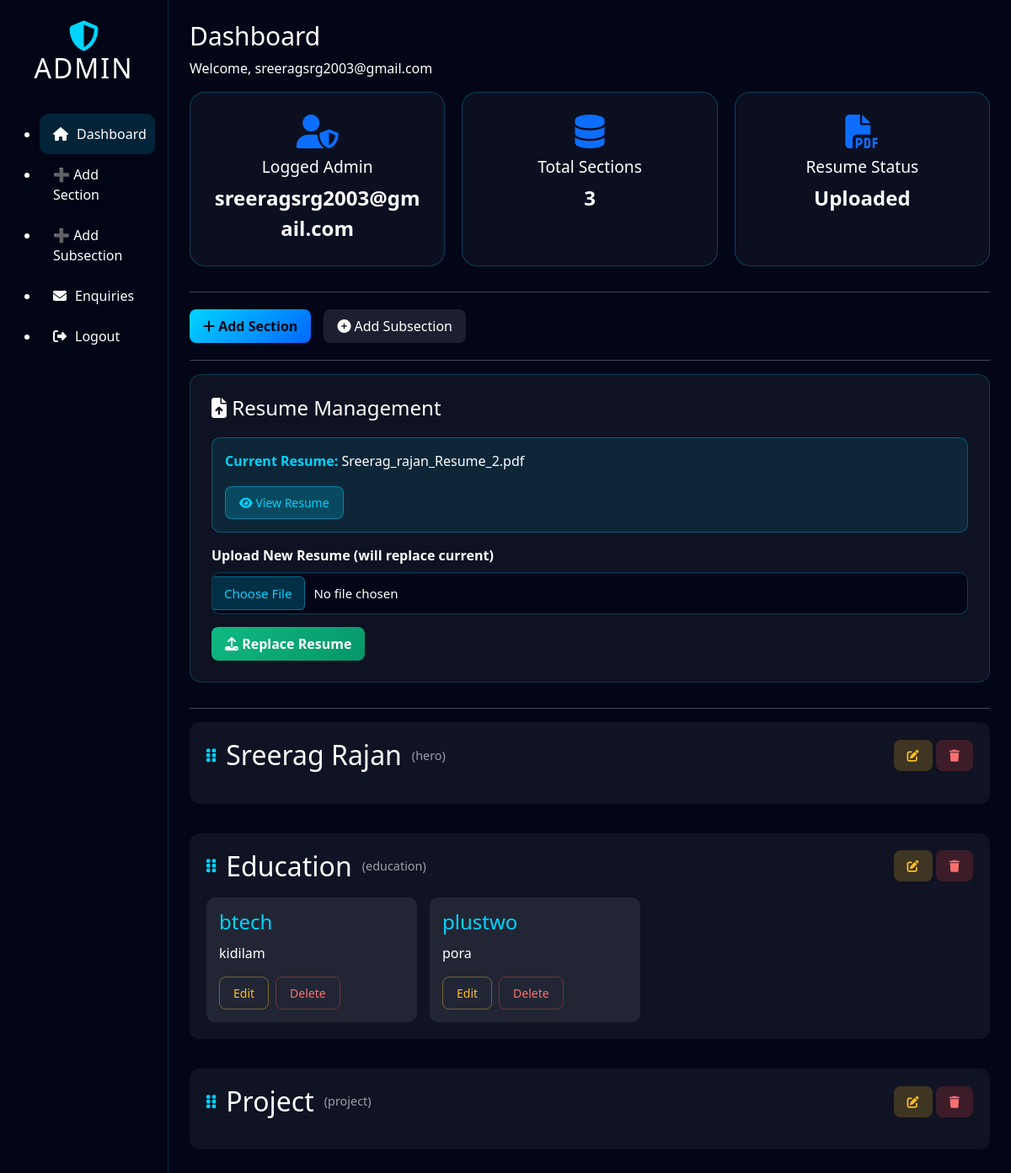
The page /admin/dashboard (signed in) on the database as committed earlier.
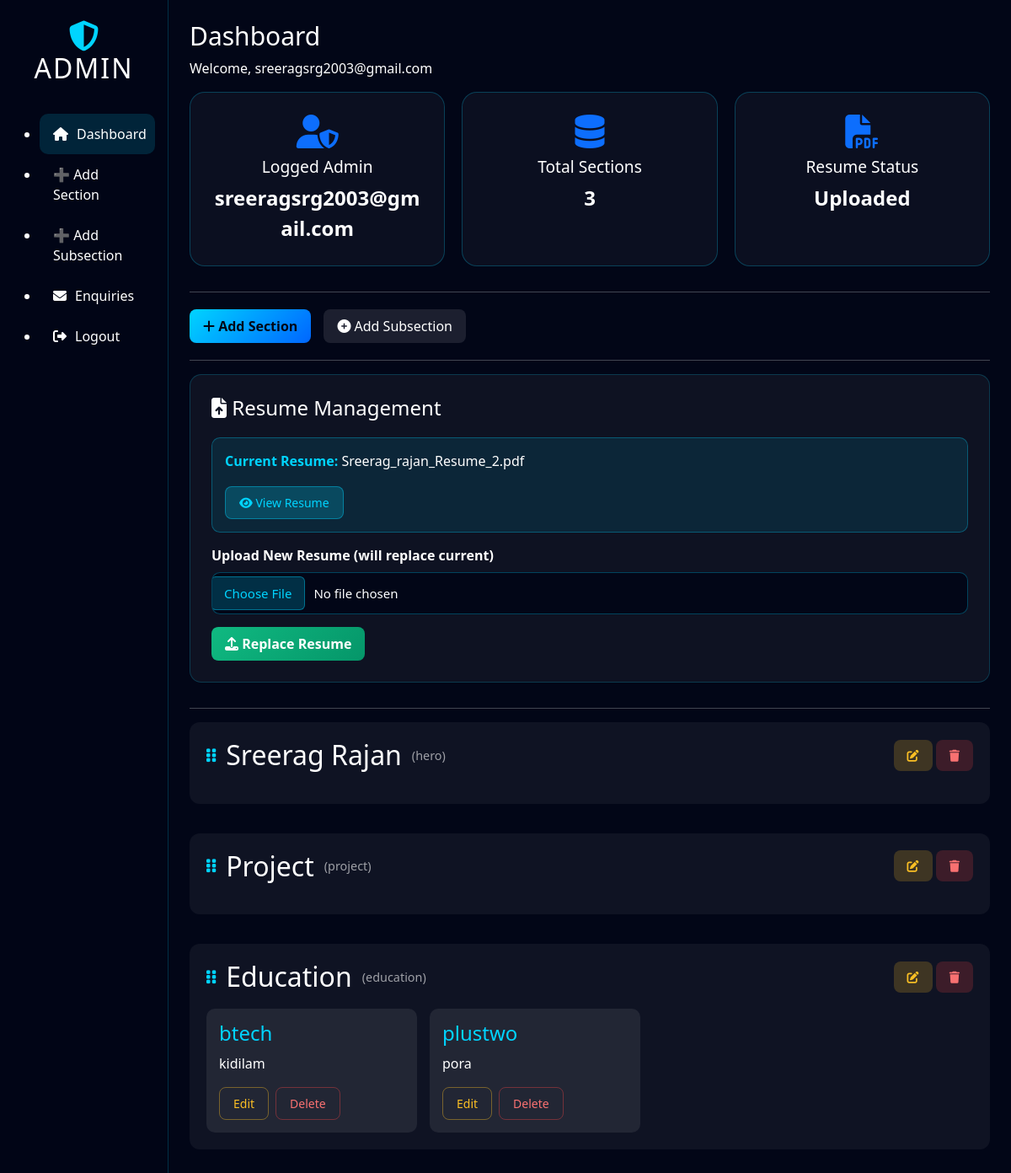
The same page on the database as committed later.
### models.py (models this page shows)
class Resume(db.Model):
    __tablename__ = "resume"
    id = db.Column(db.Integer, primary_key=True)
    filename = db.Column(db.String(255), nullable=False)

class SectionHead(db.Model):
    __tablename__ = "section_head"
    id = db.Column(db.Integer, primary_key=True)
    section_name = db.Column(db.String(100), unique=True, nullable=False)
    section_title = db.Column(db.String(200), nullable=False)
    section_description = db.Column(db.Text)
    display_order = db.Column(db.Integer, default=0)
    items = db.relationship("SectionBody", backref="section", cascade="all, delete",
                            order_by="SectionBody.item_order")

class SectionBody(db.Model):
    __tablename__ = "section_body"
    id = db.Column(db.Integer, primary_key=True)
    section_id = db.Column(db.Integer, db.ForeignKey("section_head.id"), nullable=False)
    content_key = db.Column(db.String(100), nullable=False)
    content_value = db.Column(db.Text, nullable=False)
    group_id = db.Column(db.Integer, default=0)
    item_order = db.Column(db.Integer, default=0)

### admin/routes.py (the view)
@admin_bp.route("/dashboard")
@login_required
def dashboard():
    sections = SectionHead.query.order_by(SectionHead.display_order).all()
    resume = Resume.query.first()
    return render_template(
        "admin_dashboard.html",
        sections=sections,
        resume=resume
    )

### admin/routes.py (called while the page is built)
def login_required(f):
    from functools import wraps
    @wraps(f)
    def wrapper(*args, **kwargs):
        if "admin_id" not in session:
            return redirect(url_for("admin.login"))
        return f(*args, **kwargs)
    return wrapper

### templates/admin_dashboard.html (shortened to what this page needs)
{% extends "admin_layout.html" %}
{% set active = "dashboard" %}
{% set page_title = "Dashboard" %}
{% block content %}
<div class="dashboard-cards">
    <div class="card">
        <i class="fas fa-user-shield text-primary"></i>
        <h3>Logged Admin</h3>
        <p>{{ session['admin_username'] }}</p>
    </div>
    <div class="card">
        <i class="fas fa-database text-primary"></i>
        <h3>Total Sections</h3>
        <p>{{ sections|length }}</p>
    </div>
    <div class="card">
        <i class="fas fa-file-pdf text-primary"></i>
        <h3>Resume Status</h3>
        <p>{% if resume %}Uploaded{% else %}Not Uploaded{% endif %}</p>
    </div>
</div>
<hr>
<div class="action-buttons">
    <a class="btn btn-primary" href="{{ url_for('admin.add_section_head') }}">
        <i class="fas fa-plus"></i> Add Section
    </a>
    <a class="btn btn-secondary" href="{{ url_for('admin.add_subsection') }}">
        <i class="fas fa-plus-circle"></i> Add Subsection
    </a>
</div>
<hr>
<div class="resume-upload-section">
    <h3>
        <i class="fas fa-file-upload"></i> Resume Management
    </h3>
    {% if resume %}
    <div class="current-resume">
        <p>
            <strong>Current Resume:</strong> {{ resume.filename }}
        </p>
        <a href="{{ url_for('static', filename='uploads/resume/' + resume.filename) }}"
           target="_blank"
           class="btn btn-sm btn-info mt-2">
            <i class="fas fa-eye"></i> View Resume
        </a>
    </div>
    {% else %}
    <div class="alert alert-warning">
        <i class="fas fa-exclamation-triangle"></i> No resume uploaded yet.
    </div>
    {% endif %}
    <form method="POST"
          action="{{ url_for('admin.upload_resume') }}"
          enctype="multipart/form-data"
          style="margin-top: 15px;">
        <div class="form-group" style="margin-bottom: 15px;">
            <label style="color: white; margin-bottom: 8px; display: block;">
                {% if resume %}Upload New Resume (will replace current){% else %}Upload Resume{% endif %}
            </label>
            <input type="file"
                   name="resume"
                   accept=".pdf"
                   required
                   class="form-control"
                   style="background: rgba(2,6,23,0.9); color: white; border: 1px solid rgba(0,212,255,0.3); border-radius: 10px; padding: 10px;">
        </div>
        <button type="submit" class="btn btn-success">
            <i class="fas fa-upload"></i> {% if resume %}Replace Resume{% else %}Upload Resume{% endif %}
        </button>
    </form>
</div>
<hr>
<div id="sections-container">
{% for section in sections %}
<div class="section-block" data-id="{{ section.id }}">
    <div class="section-header">
        <div class="section-title-wrap">
            <span class="drag-handle">
                <i class="fas fa-grip-vertical"></i>
            </span>
            <h2>{{ section.section_title }}</h2>
            <span class="section-name">({{ section.section_name }})</span>
        </div>
        <div class="section-actions">
            <a href="{{ url_for('admin.edit_section', id=section.id) }}"
               class="btn btn-sm btn-warning">
                <i class="fas fa-edit"></i>
            </a>
            <a href="{{ url_for('admin.delete_section', id=section.id) }}"
               class="btn btn-sm btn-danger"
               onclick="return confirm('Delete this section and all subsections?');">
                <i class="fas fa-trash"></i>
            </a>
        </div>
    </div>
    <div class="subsection-grid">
        {% for item in section.items %}
        <div class="sub-card">
            <h4>{{ item.content_key }}</h4>
            <p>{{ item.content_value }}</p>
            <div class="sub-actions">
                <a href="{{ url_for('admin.edit_subsection', id=item.id) }}"
                   class="btn btn-sm btn-outline-warning">Edit</a>
                <a href="{{ url_for('admin.delete_subsection', id=item.id) }}"
                   class="btn btn-sm btn-outline-danger"
                   onclick="return confirm('Delete this subsection?');">
                    Delete
                </a>
            </div>
        </div>
        {% endfor %}
    </div>
</div>
{% endfor %}
</div>
{% endblock %}

### templates/admin_layout.html (shortened to what this page needs)
<!DOCTYPE html>
<html lang="en">
<head>
    <link href="https://cdn.jsdelivr.net/npm/bootstrap@5.3.3/dist/css/bootstrap.min.css" rel="stylesheet">
    <link rel="stylesheet" href="{{ url_for('static', filename='css/admin_dashboard.css') }}">
    <link rel="stylesheet" href="{{ url_for('static', filename='css/admin_forms.css') }}">
    <link rel="stylesheet" href="https://cdnjs.cloudflare.com/ajax/libs/font-awesome/6.6.0/css/all.min.css">
</head>
<body class="admin-body">
    <div class="container-fluid min-vh-100">
        <div class="row min-vh-100">
            <aside id="sidebarMenu" class="col-md-3 col-lg-2 sidebar collapse d-md-block">
                <div class="sidebar-header">
                    <i class="fas fa-shield-alt logo-icon"></i>
                    <h2>ADMIN</h2>
                </div>
                <ul class="sidebar-menu">
                    <li>
                        <a href="{{ url_for('admin.dashboard') }}"
                            class="{% if active=='dashboard' %}active{% endif %}">
                            <i class="fas fa-home"></i> Dashboard
                        </a>
                    </li>
                    <li>
                        <a href="{{ url_for('admin.add_section_head') }}">
                            ➕ Add Section
                        </a>
                    </li>
                    <li>
                        <a href="{{ url_for('admin.add_subsection') }}">
                            ➕ Add Subsection
                        </a>
                    </li>
                    <li>
                        <a href="{{ url_for('admin.enquiries') }}">
                            <i class="fas fa-envelope"></i> Enquiries
                        </a>
                    </li>
                    <li>
                        <a href="{{ url_for('admin.logout') }}" class="logout-btn">
                            <i class="fas fa-sign-out-alt"></i> Logout
                        </a>
                    </li>
                </ul>
            </aside>
            <main class="col-md-9 col-lg-10 main-content">
                <header class="admin-header">
                    <h1>{{ page_title }}</h1>
                    <p>Welcome, {{ session['admin_username'] }}</p>
                </header>
                <section class="content-section">
                    {% block content %}{% endblock %}
                </section>
            </main>
        </div>
    </div>
</body>
</html>

### static/css/admin_dashboard.css (style rules this page uses)
* { margin: 0; padding: 0; box-sizing: border-box; }
body.admin-body { background: #020617; color: #ffffff; min-height: 100vh; font-family: 'Segoe UI', Tahoma, Geneva, Verdana, sans-serif; }
.sidebar { background: rgba(2, 6, 23, 0.95); min-height: 100vh; border-right: 1px solid rgba(0, 212, 255, 0.2); padding: 25px 15px; }
.sidebar-header { text-align: center; margin-bottom: 35px; }
.logo-icon { font-size: 36px; color: #00d4ff; }
.sidebar-header h2 { color: #ffffff; letter-spacing: 2px; }
.sidebar-menu a { display: flex; align-items: center; gap: 10px; padding: 12px 16px; color: #ffffff !important; text-decoration: none; border-radius: 10px; transition: 0.3s ease; font-weight: 500; }
.sidebar-menu a:hover, .sidebar-menu a.active { background: rgba(0, 212, 255, 0.15); }
.main-content { padding: 25px; }
.admin-header h1 { font-size: 30px; color: #ffffff !important; }
.admin-header p { color: #ffffff !important; }
.dashboard-cards { display: flex; gap: 20px; margin-bottom: 30px; flex-wrap: wrap; }
.card { flex: 1; min-width: 200px; background: rgba(255, 255, 255, 0.04); padding: 26px; border-radius: 18px; border: 1px solid rgba(0, 212, 255, 0.25); text-align: center; transition: 0.3s ease; }
.card i { font-size: 2.5rem; margin-bottom: 10px; }
.card h3 { color: #ffffff !important; font-size: 1.2rem; margin-bottom: 8px; }
.card p { color: #ffffff !important; font-size: 1.5rem; font-weight: 600; margin: 0; }
.action-buttons { display: flex; gap: 15px; margin: 20px 0; flex-wrap: wrap; }
.action-buttons a { text-decoration: none !important; }
.resume-upload-section { background: rgba(255,255,255,0.05); padding: 25px; border-radius: 14px; margin-bottom: 30px; border: 1px solid rgba(0, 212, 255, 0.2); }
.resume-upload-section h3 { color: white; margin-bottom: 20px; font-size: 1.5rem; }
.current-resume { background: rgba(0,212,255,0.1); padding: 15px; border-radius: 10px; margin-bottom: 15px; border: 1px solid rgba(0, 212, 255, 0.3); }
.current-resume p { color: white; margin: 0; margin-bottom: 10px; }
.current-resume strong { color: #00d4ff; }
.resume-upload-section .form-control { background: rgba(2,6,23,0.9) !important; color: white !important; border: 1px solid rgba(0,212,255,0.3) !important; border-radius: 10px !important; padding: 10px !important; }
.resume-upload-section label { color: white; margin-bottom: 8px; display: block; font-weight: 600; }
.section-block { background: rgba(255,255,255,0.05); padding: 20px; border-radius: 12px; margin-bottom: 35px; user-select: none; -webkit-user-select: none; }
.section-header { display: flex; justify-content: space-between; align-items: center; flex-wrap: wrap; gap: 15px; }
.section-title-wrap { display: flex; align-items: center; gap: 12px; }
.section-header h2 { color: #ffffff; margin: 0; }
.section-name { color: rgba(255, 255, 255, 0.6); font-size: 0.9rem; }
.drag-handle { cursor: grab; color: #00d4ff; font-size: 18px; }
.subsection-grid { display: flex; gap: 15px; flex-wrap: wrap; margin-top: 18px; }
.sub-card { width: 250px; padding: 15px; background: rgba(255,255,255,0.08); border-radius: 10px; color: white; }
.sub-card h4 { color: #00d4ff; margin-bottom: 10px; }
.sub-actions { margin-top: 10px; display: flex; gap: 8px; }
.btn { border-radius: 8px; padding: 8px 16px; transition: 0.3s ease; border: none; }
.btn-primary { background: linear-gradient(135deg, #00d4ff, #0066ff); color: #020617; font-weight: 600; }
.btn-secondary { background: rgba(255, 255, 255, 0.1); color: white; }
.btn-success { background: linear-gradient(135deg, #10b981, #059669); color: white; font-weight: 600; }
.btn-info { background: rgba(0, 212, 255, 0.2); color: #00d4ff; border: 1px solid rgba(0, 212, 255, 0.4); }
.btn-warning { background: rgba(251, 191, 36, 0.2); color: #fbbf24; }
.btn-danger { background: rgba(239, 68, 68, 0.2); color: #f87171; }
.btn-outline-warning { border: 1px solid rgba(251, 191, 36, 0.4); color: #fbbf24; }
.btn-outline-danger { border: 1px solid rgba(239, 68, 68, 0.4); color: #f87171; }

### static/css/admin_forms.css (style rules this page uses)
.form-group { margin-bottom: 18px; }
.form-group label { font-weight: 600; margin-bottom: 8px; display: block; color: #e2e8f0; }
.form-group input, .form-group select, .form-group textarea { width: 100%; padding: 12px 14px; font-size: 15px; border-radius: 10px; border: 1px solid rgba(56, 189, 248, 0.3); background: rgba(2, 6, 23, 0.9); color: #ffffff; transition: 0.3s ease; }

Rows that differ between the two databases and show on the page:
changed SectionHead "Project": moves up the list
